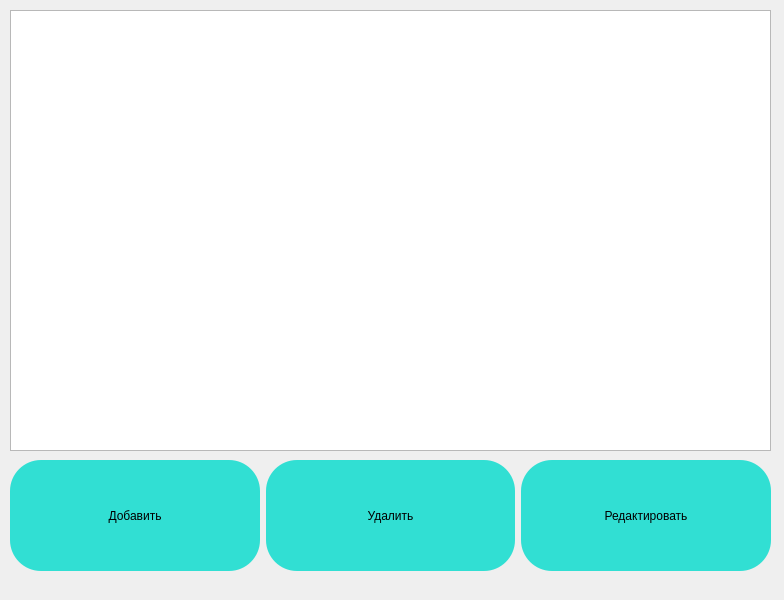
<?xml version="1.0" encoding="UTF-8"?>
<ui version="4.0">
 <class>MainWindow</class>
 <widget class="QMainWindow" name="MainWindow">
  <property name="geometry">
   <rect>
    <x>0</x>
    <y>0</y>
    <width>784</width>
    <height>600</height>
   </rect>
  </property>
  <property name="windowTitle">
   <string>MainWindow</string>
  </property>
  <widget class="QWidget" name="centralwidget">
   <widget class="QWidget" name="horizontalLayoutWidget">
    <property name="geometry">
     <rect>
      <x>10</x>
      <y>460</y>
      <width>761</width>
      <height>111</height>
     </rect>
    </property>
    <layout class="QHBoxLayout" name="horizontalLayout">
     <item>
      <widget class="QPushButton" name="add_data">
       <property name="sizePolicy">
        <sizepolicy hsizetype="Minimum" vsizetype="Expanding">
         <horstretch>0</horstretch>
         <verstretch>0</verstretch>
        </sizepolicy>
       </property>
       <property name="styleSheet">
        <string notr="true">QPushButton:hover {
	background-color: #ffdbcc;
}

QPushButton:pressed {
	background-color: #fcb9aa;
}
QPushButton {
	;
	background-color: rgb(49, 223, 211);
	border-radius: 31px;
}</string>
       </property>
       <property name="text">
        <string>Добавить</string>
       </property>
      </widget>
     </item>
     <item>
      <widget class="QPushButton" name="del_data">
       <property name="sizePolicy">
        <sizepolicy hsizetype="Minimum" vsizetype="Expanding">
         <horstretch>0</horstretch>
         <verstretch>0</verstretch>
        </sizepolicy>
       </property>
       <property name="styleSheet">
        <string notr="true">QPushButton:hover {
	background-color: #ffdbcc;
}

QPushButton:pressed {
	background-color: #fcb9aa;
}
QPushButton {
	;
	background-color: rgb(49, 223, 211);
	border-radius: 31px;
}</string>
       </property>
       <property name="text">
        <string>Удалить</string>
       </property>
      </widget>
     </item>
     <item>
      <widget class="QPushButton" name="edit_data">
       <property name="sizePolicy">
        <sizepolicy hsizetype="Minimum" vsizetype="Expanding">
         <horstretch>0</horstretch>
         <verstretch>0</verstretch>
        </sizepolicy>
       </property>
       <property name="styleSheet">
        <string notr="true">QPushButton:hover {
	background-color: #ffdbcc;
}

QPushButton:pressed {
	background-color: #fcb9aa;
}
QPushButton {
	;
	background-color: rgb(49, 223, 211);
	border-radius: 31px;
}</string>
       </property>
       <property name="text">
        <string>Редактировать</string>
       </property>
      </widget>
     </item>
    </layout>
   </widget>
   <widget class="QTableView" name="tableView">
    <property name="geometry">
     <rect>
      <x>10</x>
      <y>10</y>
      <width>761</width>
      <height>441</height>
     </rect>
    </property>
    <property name="editTriggers">
     <set>QAbstractItemView::NoEditTriggers</set>
    </property>
   </widget>
  </widget>
 </widget>
 <resources/>
 <connections/>
</ui>
